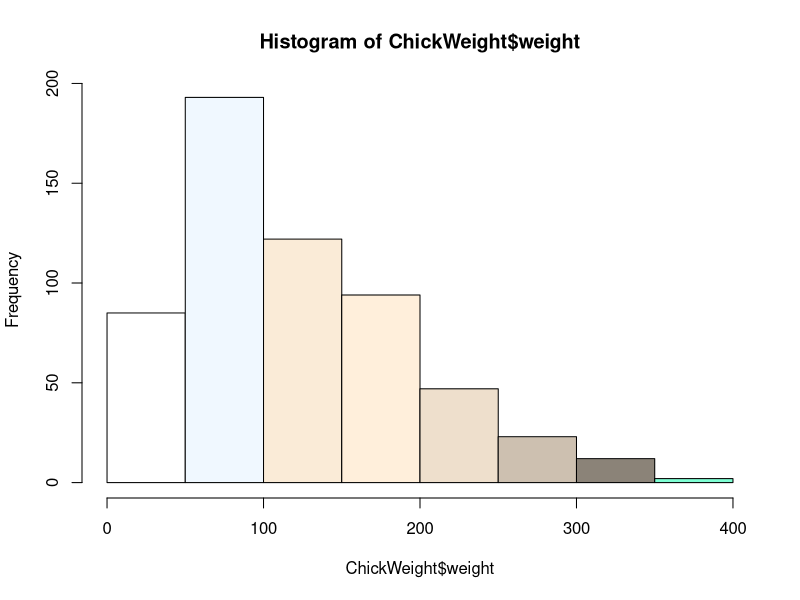

R code for this plot:

# colors() returns a vector of color names.
colors()
colors()[1:10]

# easiest way to get colors ... colorRampPalette
mycolorpal <- colorRampPalette(c(colors()[1:10]))

mycolorpal(10)

hist(ChickWeight$weight, col = mycolorpal(10))
